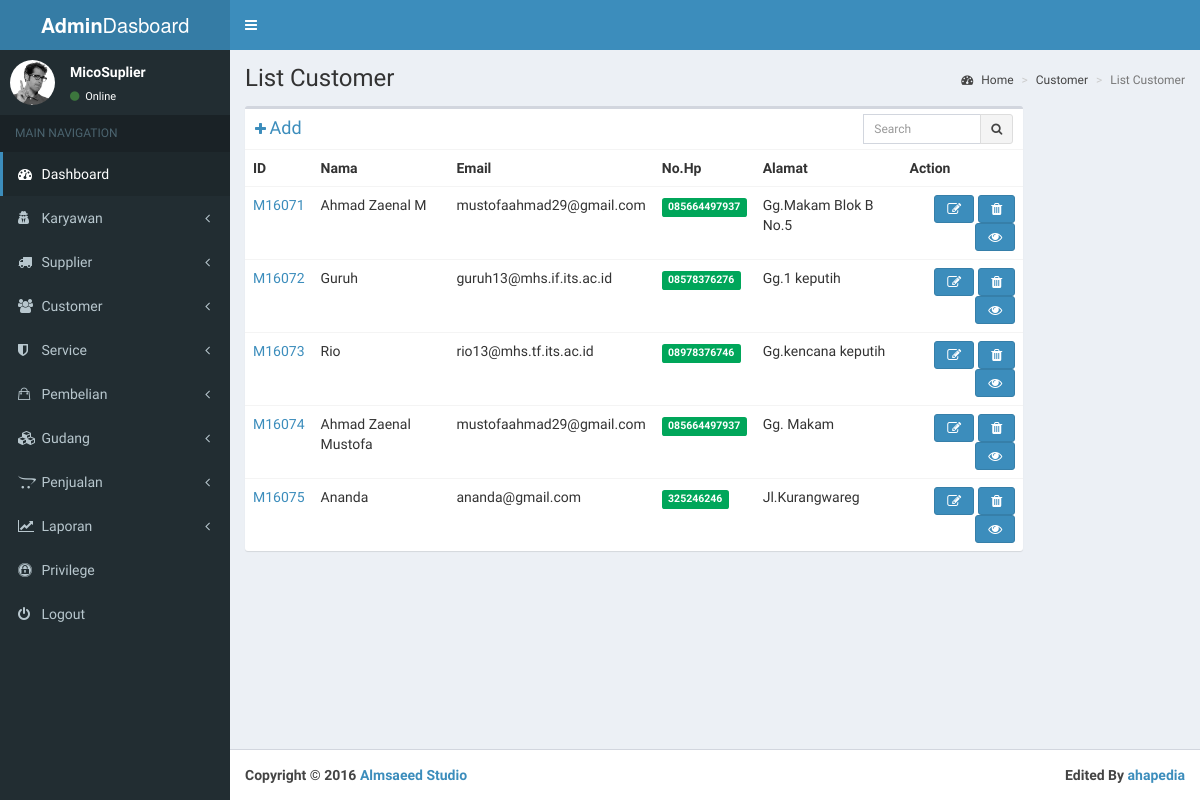
/index.php/admin/listCustomer, run on the app's committed database.
### tables this page shows
CREATE TABLE `customer` (
  `id_customer` varchar(100) NOT NULL,
  `id_institut` varchar(100) NOT NULL,
  `nama` varchar(200) NOT NULL,
  `jenkel` varchar(3) NOT NULL,
  `alamat` varchar(500) NOT NULL,
  `hp` varchar(20) NOT NULL,
  `email` varchar(200) NOT NULL,
  `tgl` date NOT NULL,
  `photo_link` varchar(500) NOT NULL DEFAULT 'default/users.png',
  `jabatan` varchar(100) NOT NULL
);

### application/controllers/Admin.php (called while the page is built, shortened)
<?php
class Admin extends CI_Controller {
	public function listCustomer()
	{
		$this->load->model('customer');
		$data['isi']=$this->customer->list_customer();
		$data['institusi']=$this->customer->list_institusi();
		$this->load->view('dasboard/head');
		$this->load->view('dasboard/header');
		$this->load->view('dasboard/sidebar');
		$this->load->view('dasboard/listCustomer',$data);
		$this->load->view('dasboard/footer');
	}
}

### index.php (called while the page is built, shortened)
<?php
require_once BASEPATH.'core/CodeIgniter.php';

### application/models/customer.php (called while the page is built, shortened)
<?php class Customer extends CI_Model {
	public function list_customer(){
		$this->db->reconnect();
			$query = $this->db->query("CALL sp_list_customer()");
			if ($query->num_rows() > 0)
			{
			foreach ($query->result() as $row)
			{
					$hasil[] = $row;
			}
			return $hasil;
			}
			else{
				return 0;
			}
	}
	public function list_institusi(){
		$this->db->reconnect();
			$query = $this->db->query("CALL sp_list_institusi()");
			if ($query->num_rows() > 0)
			{
			foreach ($query->result() as $row)
			{
					$hasil[] = $row;
			}
			return $hasil;
			}
			else{
				return 0;
			}
	}
}
?>

### application/views/dasboard/listCustomer.php (the view, shortened to what this page needs)
 <div class="content-wrapper">
   <section class="content-header">
     <h1>
       List Customer
     </h1>
     <ol class="breadcrumb">
       <li><a href="#"><i class="fa fa-dashboard"></i> Home</a></li>
       <li><a href="#">Customer</a></li>
       <li class="active">List Customer</li>
     </ol>
   </section>
   <section class="content">
     <div class="row">
       <div class="col-xs-10 col-lg-10">
         <div class="box">
           <div class="box-header">
<a href="<?php echo base_url() ?>admin/addCustomer"><i class="fa fa-plus"></i> <h3 class="box-title">Add</h3></a>
             <div class="box-tools">
               <form method="post" action="<?php echo base_url() ?>admin/cariCustomer" enctype="multipart/form-data">
               <div class="input-group" style="width: 150px;">
                 <input type="text" name="cari" class="form-control input-sm pull-right" placeholder="Search">
                 <div class="input-group-btn">
                   <button class="btn btn-sm btn-default"><i class="fa fa-search"></i></button>
                 </div>
               </div>
 </form>
             </div>
           </div>
           <div class="box-body table-responsive no-padding">
             <table class="table table-hover">
               <tr>
                 <th>ID</th>
                 <th>Nama</th>
                 <th>Email</th>
                 <th>No.Hp</th>
                 <th>Alamat</th>
  <th>Action</th>
               </tr>
<?php
		if(!empty($isi)){
		foreach($isi as $baris){ ?>
               <tr>
                 <td><a href="<?php echo base_url(),"admin/viewCustomer/",$baris->id_customer  ?>"><?php echo "M1607",$baris->id_customer  ?></a></td>
                 <td><?php echo $baris->nama  ?></td>
                 <td><?php echo $baris->email  ?></td>
                 <td><span class="label label-success"><?php echo $baris->hp  ?></span></td>
                 <td><?php echo $baris->alamat  ?></td>
  <td>
   <div class="btn-group btn-group-lg">
   <a href="<?php echo base_url(),"admin/deleteCustomer/",$baris->id_customer?>"><li class="fa  fa-trash btn btn-primary pull-right" data-toggle="tooltip" data-placement="top" title="Delete"></li></a>
	<a style="cursor: pointer;" data-toggle="modal" data-target="#myModal<?php echo $baris->id_customer ?>"><li class="fa fa-pencil-square-o btn btn-primary pull-right " data-toggle="tooltip" data-placement="top" title="Edit"></li></a>
	<a href="<?php echo base_url(),"admin/viewCustomer/",$baris->id_customer?>"><li class="fa fa-eye btn btn-primary pull-right" data-toggle="tooltip" data-placement="top" title="View"></li></a>
	</div>
  </td>
               </tr>
<?php }}
	else{
		echo "Belum ada data Customer";
	}
?>
             </table>
           </div>
         </div>
       </div>
     </div>
   </section>
 </div>

### data on the page
customer: id_customer "1", nama "Ahmad Zaenal M", email "mustofaahmad29@gmail.com", hp "085664497937", alamat "Gg.Makam Blok B No.5"
customer: id_customer "2", nama "Guruh", email "guruh13@mhs.if.its.ac.id", hp "08578376276", alamat "Gg.1 keputih"
customer: id_customer "3", nama "Rio", email "rio13@mhs.tf.its.ac.id", hp "08978376746", alamat "Gg.kencana keputih"
customer: id_customer "4", nama "Ahmad Zaenal Mustofa", email "mustofaahmad29@gmail.com", hp "085664497937", alamat "Gg. Makam"
customer: id_customer "5", nama "Ananda", email "ananda@gmail.com", hp "325246246", alamat "Jl.Kurangwareg"
